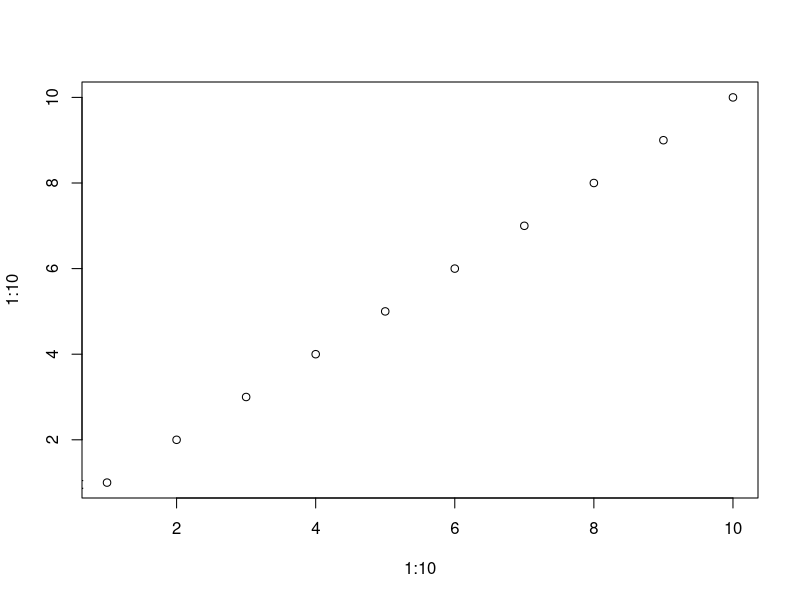

Write the R code that produced this figure.
#!/usr/bin/env Rscript

#pdf("my_plot.pdf")
svg("my_plot.svg")
plot(x = 1:10, y = 1:10)
abline(v = 0) 
text(x = 0, y = 1, labels = "Random text")
dev.off()